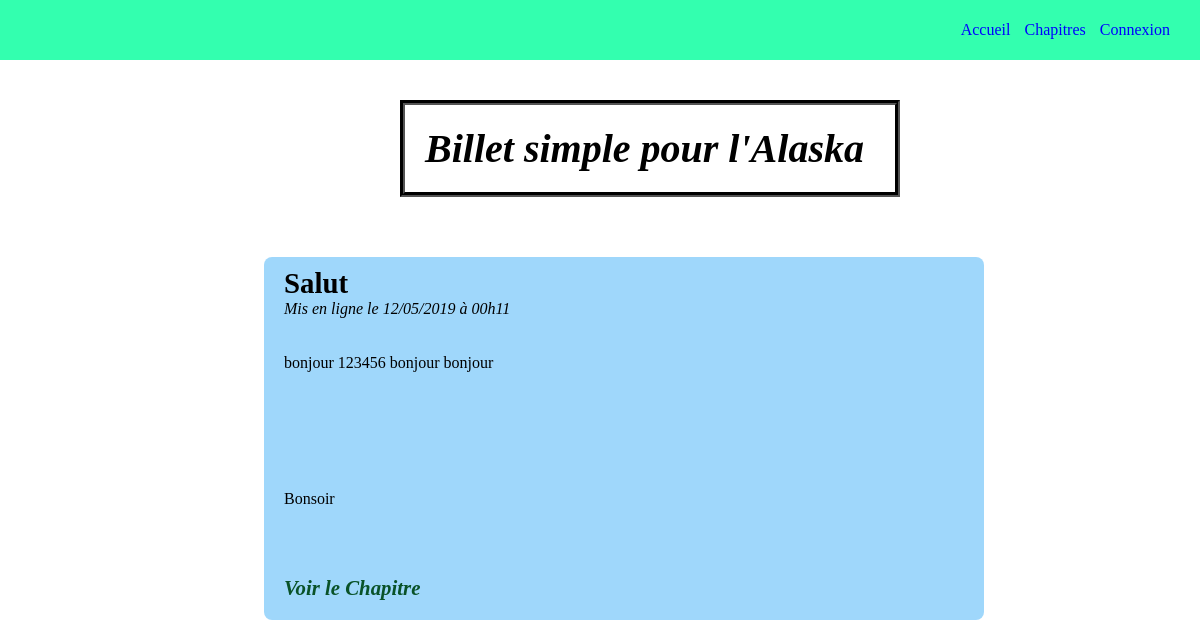
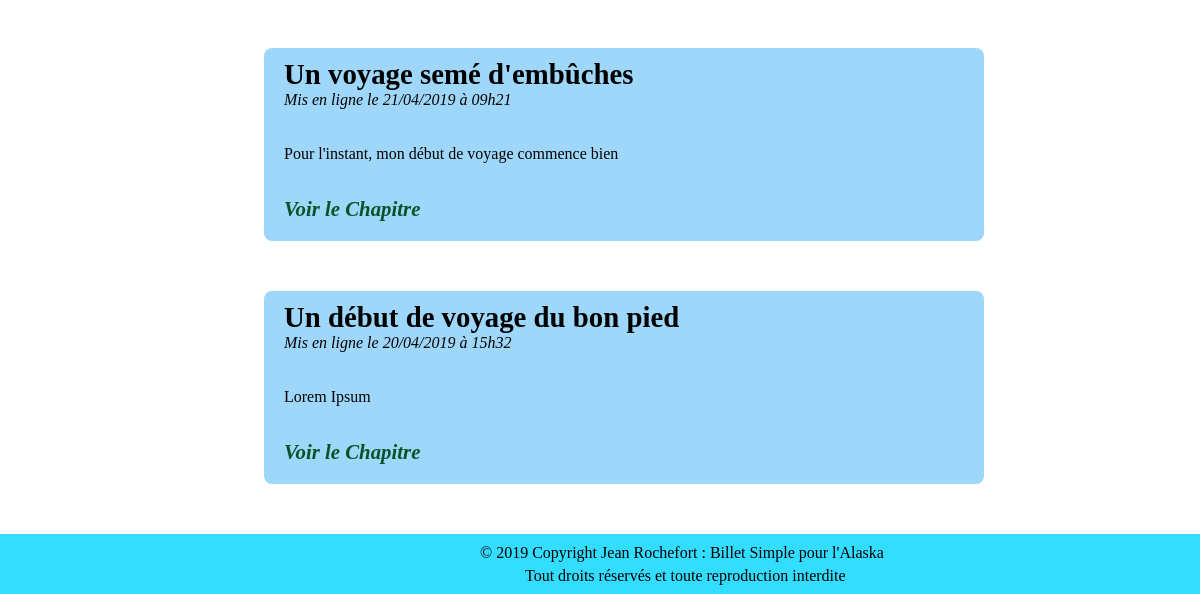
Page /index.php?action=visitorView on the earlier database version (2 pictures, top to bottom).
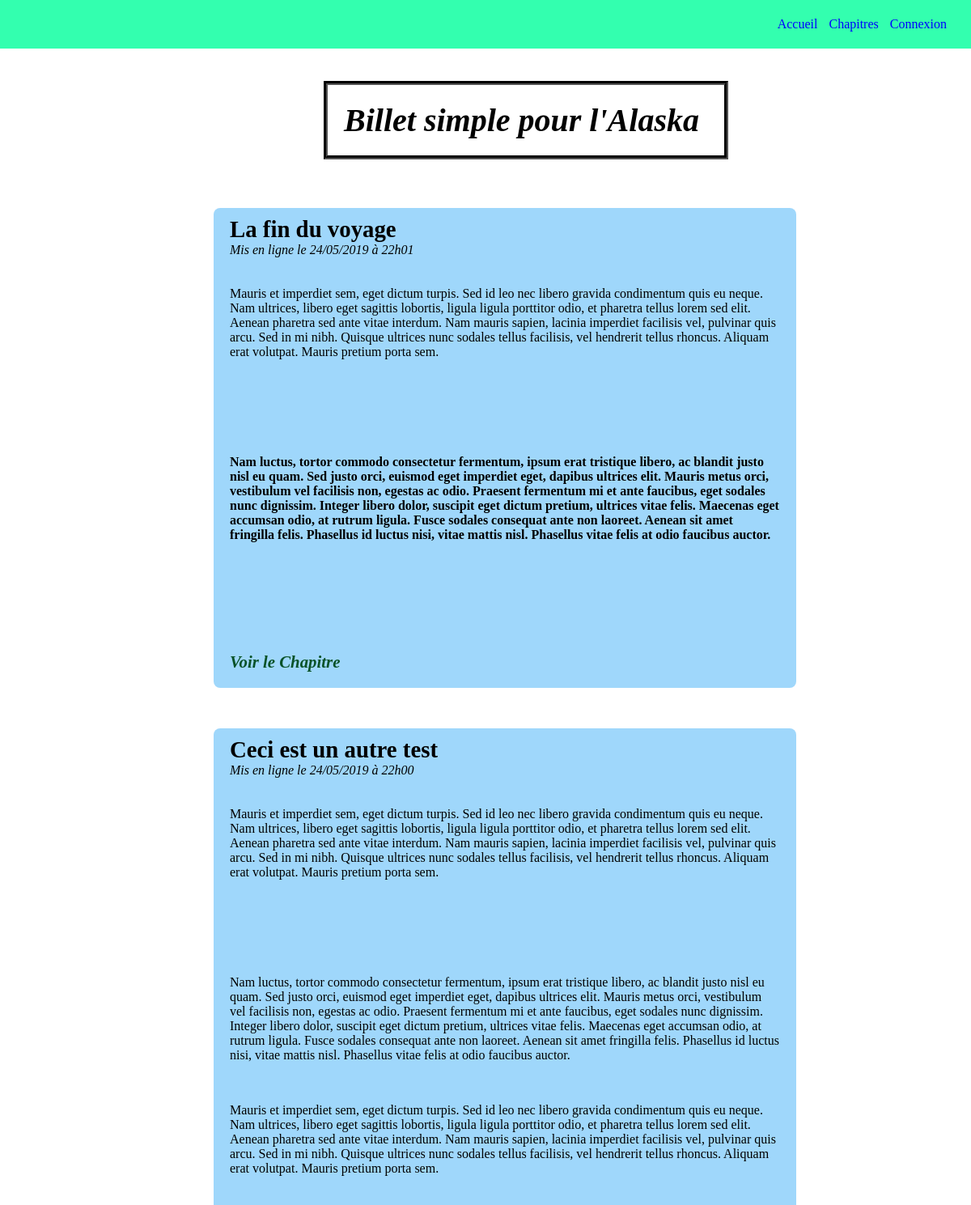
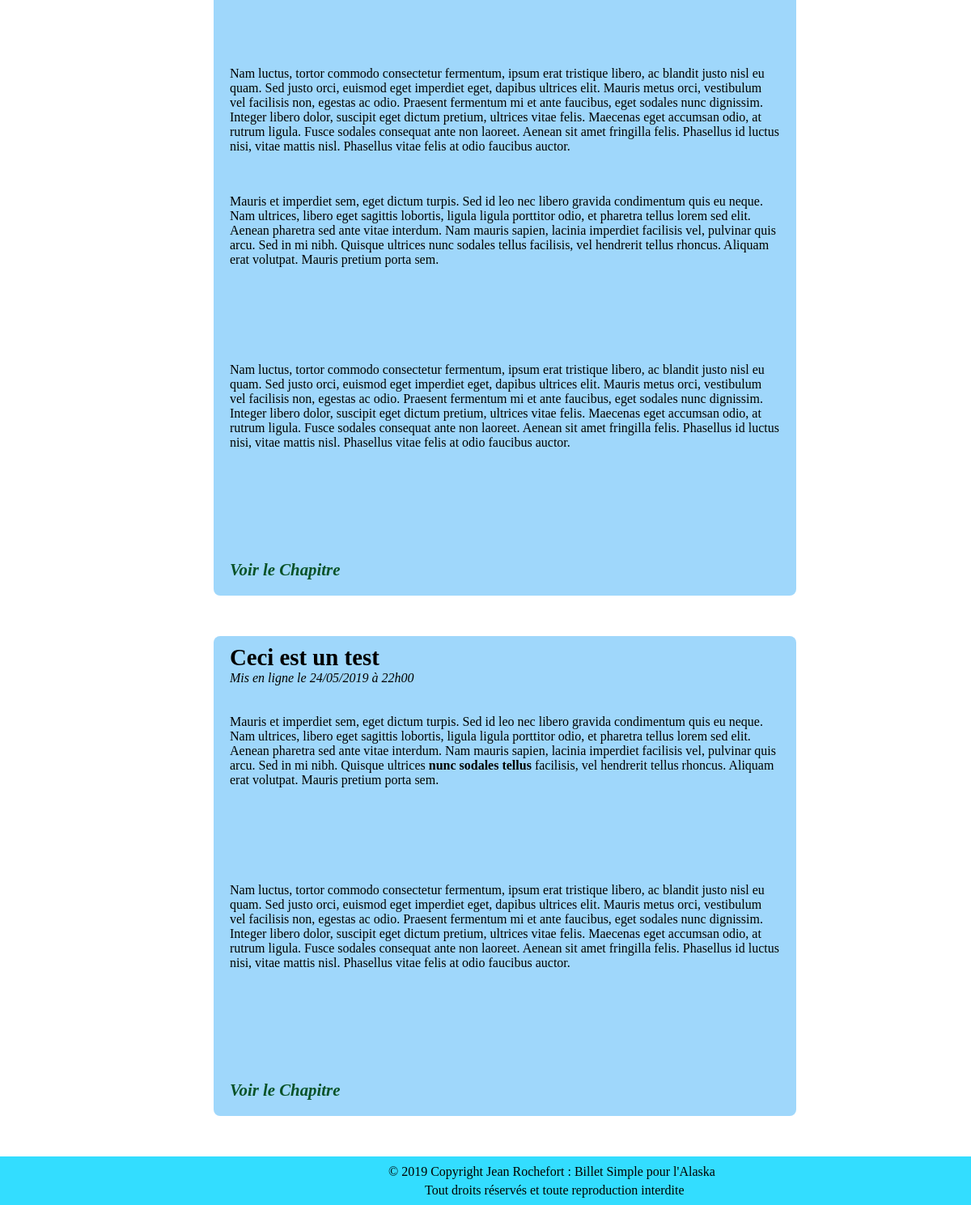
Same page on the later database version (2 pictures, top to bottom).
### tables this page shows
CREATE TABLE IF NOT EXISTS `post` (
  `id` int(11) NOT NULL AUTO_INCREMENT,
  `FK_admin` int(11) NOT NULL,
  `title` varchar(255) NOT NULL,
  `content` text NOT NULL,
  `state` tinyint(1) NOT NULL DEFAULT '1',
  `date_hours` datetime NOT NULL,
  PRIMARY KEY (`id`),
  KEY `FK_admin` (`id`)
);

### controller/Chapter_frontend.php (called while the page is built, shortened)
<?php
require_once('model/ChapterConnexion.php');
class ChapterController
{
	public function visitorView()
	{
		$postManager = new \OpenClassrooms\projetopenclassroom\model\ChapterConnexion();
		$posts = $postManager->getPosts();
		require('view/visitorView.php');
	}
}

### model/ChapterConnexion.php (called while the page is built, shortened)
<?php
class ChapterConnexion extends Connexion
{
	public $postParPage = 3;
	public $depart = 0;
	public function getPosts()
	{
		$db = $this->dbConnect();
		$req = $db->query('SELECT id, title, content, DATE_FORMAT(date_hours, \'%d/%m/%Y à %Hh%i\') AS date_fr FROM post WHERE state = TRUE ORDER BY date_hours DESC LIMIT ' .$this->depart.','.$this->postParPage) ;
		return $req;
	}
}

### view/visitorView.php (the view, shortened to what this page needs)
<?php require('header.php'); ?>
<p class="titreChapitres">Billet simple pour l'Alaska</p>
<div class="containerChapter">
<?php
while ($data = $posts->fetch())
{
?>
	<div class="chapter">
		<h2>
			<?= htmlspecialchars($data['title']) ?>
		</h2>
		<p class="dateParution"><em> Mis en ligne le <?= $data['date_fr'] ?></em></p>
		<p class="contentChapter">
			<?= nl2br($data['content']) ?>
			<br /><br />
		</p>
			<em><a class="fullChapter" href="index.php?action=post&amp;id=<?= $data['id'] ?>">Voir le Chapitre</a></em>
	</div>
<?php
}
?>
</div>
<?php require('footer.php'); ?>
<?php $content = ob_get_clean(); ?>
<?php require('template.php'); ?>

### index.php (shortened to what this page needs)
<?php
require('controller/Chapter_frontend.php');
$chap = new \OpenClassrooms\projetopenclassroom\controller\ChapterController();
$comment = new \OpenClassrooms\projetopenclassroom\controller\CommentController();
$login = new \OpenClassrooms\projetopenclassroom\controller\LoginController();
    if (isset($_GET['action'])) {
        if ($_GET['action'] == 'listChapter') {
            $chap->listChapter();
        } elseif ($_GET['action'] == 'post') {
            if (isset($_GET['id']) && $_GET['id'] > 0) {
                $comment->listComment();
            } else {
                throw new Exception('Erreur: aucun identifiant de chapitre envoyé');
            }
        } elseif ($_GET['action'] == 'visitorView'){
        	$chap->visitorView();
        } elseif ($_GET['action'] == 'login'){
        	$login->loginPage();
        } elseif ($_GET['action'] == 'signalComment') {
            if (isset($_GET['id']) && $_GET['id'] > 0) {
                $comment->reportComment($_GET['id'],$_GET['post']);
            }
        } elseif ($_GET['action'] == 'validComment') {
        	if (isset($_GET['id']) && $_GET['id'] > 0) {
        		$comment->validComment($_GET['id']);
        	}
        }elseif ($_GET['action'] == 'deleteComment') {
            if (isset($_GET['id']) && $_GET['id'] > 0) {
                $comment->deleteComment($_GET['id']);
            } else {
                throw new Exception("Aucun identifiant de commentaire envoyé ");
            }
        } elseif ($_GET['action'] == 'editChapter') {
            if (isset($_GET['id']) && $_GET['id'] > 0) {
                $chap->editChapter($_GET['id']);
            } else {
                throw new Exception("Aucun identifiant de chapitre envoyé");
            }
        } elseif ($_GET['action'] == 'deleteChapter') {
            if (isset($_GET['id']) && $_GET['id'] > 0) {
                $chap->deleteChapter($_GET['id']);
            } else {
                throw new Exception("Aucun identifiant de chapitre envoyé ");
            }
        }
    } else {
        $chap->main();
    }

### view/header.php
<nav id="menu">
    <div class="element_menu">
        <ul>
            <li><a href="index.php">Accueil</a></li>
            <li><a href="index.php?action=visitorView">Chapitres</a></li>
            <li><a href="index.php?action=login">Connexion</a></li>
        </ul>
    </div>
</nav>

### view/footer.php (shortened to what this page needs)
<head>
        <link href="../public/css/style.css" rel="stylesheet" />
</head>
<div id="footer">
	<p> © 2019 Copyright Jean Rochefort : Billet Simple pour l'Alaska </p>
	<p class="space">Tout droits réservés et toute reproduction interdite </p>
</div>

### view/template.php (shortened to what this page needs)
<!DOCTYPE html>
<html>
    <head>
        <link href="public/css/style.css" rel="stylesheet" />
    </head>
    <body>
    	<?= $content ?>
    </body>
</html>

### public/css/style.css (style rules this page uses)
body { background-image: url(https://www.royalcaribbean.com/content/dam/royal/ports-and-destinations/destinations/alaska-glacier-cruises/alaska-glacier-bay-from-cruise-ship.jpg); padding: 0; width: 100%; height:100%; margin: 0; text-decoration: none; }
a { text-decoration: none; }
#menu { margin-bottom: 30px; width:100%; background-color: #33FFAF; height:60px; }
ul { float:right; padding-right: 20px; padding-top: 5px; }
li { display : inline; text-align:right; padding-right: 10px; }
li a { color:blue; }
h2 { font-size: 1.8em; margin-bottom: 0; margin-top: 5px; }
.containerChapter { margin-top: 60px; width: 60%; display: auto; margin-left: 22%; }
.dateParution { padding-top: 0; padding-bottom: 20px; margin: 0; }
.titreChapitres { font-size: 2.5em; font-weight: bold; font-style: italic; border: 5px groove black; width: 450px; margin-left:calc(50% - calc(100px * 2)); padding: 20px; }
.chapter { background-color: rgba(135, 206, 250, 0.8); border-radius: 8px; margin-bottom: 50px; padding-top: 5px; padding-bottom: 20px; padding-left: 20px; padding-right: 20px; }
.fullChapter { color: #095228; font-weight: bold; font-size: 1.3em; }
#footer { height: 55px; background-color: #33DDFF; padding-top: 5px; padding-left: 40%; position: relative; bottom:0; }
#footer p { margin-bottom: 0; margin-top: 0; padding-top: 5px; }
.space { padding-left: 45px; margin-bottom: 10px; }

Differences in the rows shown:
no longer on this page (row edited): post: title "Salut", date_fr "12/05/2019 à 00h11", content "bonjour 123456 bonjour bonjour Bonsoir"
no longer on this page (row edited): post: title "Un voyage semé d'embûches", date_fr "21/04/2019 à 09h21", content "Pour l'instant, mon début de voyage commence bien"
no longer on this page (row edited): post: title "Un début de voyage du bon pied", date_fr "20/04/2019 à 15h32", content "Lorem Ipsum"
added post: title "La fin du voyage", date_fr "24/05/2019 à 22h01", content "Mauris et imperdiet sem, eget dictum turpis. Sed id leo nec libero gravida condimentum quis eu neque. Nam ultrices, libero eget sagittis lobortis, ligula ligula porttitor odio, et pharetra tellus lorem sed elit. Aenean pharetra sed ante vitae interdum. Nam mauris sapien, lacinia imperdiet facilisis vel, pulvinar quis arcu. Sed in mi nibh. Quisque ultrices nunc sodales tellus facilisis, vel hendrerit tellus rhoncus. Aliquam erat volutpat. Mauris pretium porta sem. Nam luctus, tortor commodo consectetur fermentum, ipsum erat tristique libero, ac blandit justo nisl eu quam. Sed justo orci, euismod eget imperdiet eget, dapibus ultrices elit. Mauris metus orci, vestibulum vel facilisis non,…"
added post: title "Ceci est un autre test", date_fr "24/05/2019 à 22h00", content "Mauris et imperdiet sem, eget dictum turpis. Sed id leo nec libero gravida condimentum quis eu neque. Nam ultrices, libero eget sagittis lobortis, ligula ligula porttitor odio, et pharetra tellus lorem sed elit. Aenean pharetra sed ante vitae interdum. Nam mauris sapien, lacinia imperdiet facilisis vel, pulvinar quis arcu. Sed in mi nibh. Quisque ultrices nunc sodales tellus facilisis, vel hendrerit tellus rhoncus. Aliquam erat volutpat. Mauris pretium porta sem. Nam luctus, tortor commodo consectetur fermentum, ipsum erat tristique libero, ac blandit justo nisl eu quam. Sed justo orci, euismod eget imperdiet eget, dapibus ultrices elit. Mauris metus orci, vestibulum vel facilisis non,…"
added post: title "Ceci est un test", date_fr "24/05/2019 à 22h00", content "Mauris et imperdiet sem, eget dictum turpis. Sed id leo nec libero gravida condimentum quis eu neque. Nam ultrices, libero eget sagittis lobortis, ligula ligula porttitor odio, et pharetra tellus lorem sed elit. Aenean pharetra sed ante vitae interdum. Nam mauris sapien, lacinia imperdiet facilisis vel, pulvinar quis arcu. Sed in mi nibh. Quisque ultrices nunc sodales tellus facilisis, vel hendrerit tellus rhoncus. Aliquam erat volutpat. Mauris pretium porta sem. Nam luctus, tortor commodo consectetur fermentum, ipsum erat tristique libero, ac blandit justo nisl eu quam. Sed justo orci, euismod eget imperdiet eget, dapibus ultrices elit. Mauris metus orci, vestibulum vel facilisis non,…"
